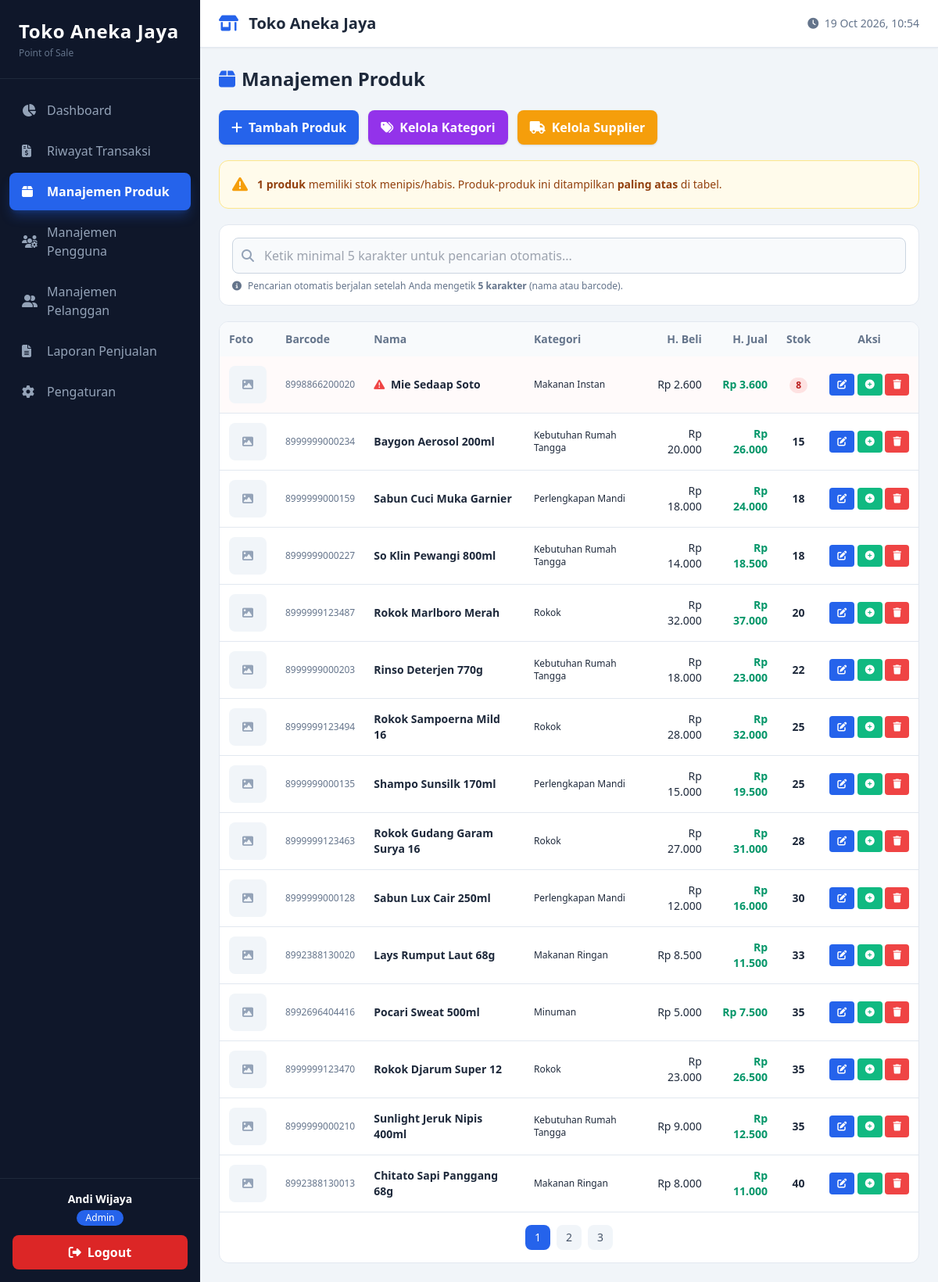
/pages/admin/products.php (signed in), run on the app's committed database.
### tables this page shows
CREATE TABLE `products` (
  `id` int(11) NOT NULL,
  `barcode` varchar(50) DEFAULT NULL,
  `name` varchar(200) NOT NULL,
  `category_id` int(11) DEFAULT NULL,
  `supplier_id` int(11) DEFAULT NULL,
  `purchase_price` decimal(15,2) NOT NULL,
  `selling_price` decimal(15,2) NOT NULL,
  `stock` int(11) NOT NULL DEFAULT 0,
  `min_stock` int(11) NOT NULL DEFAULT 5,
  `unit` varchar(20) DEFAULT 'Pcs',
  `photo` varchar(255) DEFAULT NULL,
  `created_at` datetime DEFAULT current_timestamp(),
  `updated_at` datetime DEFAULT current_timestamp() ON UPDATE current_timestamp()
);

CREATE TABLE `categories` (
  `id` int(11) NOT NULL,
  `name` varchar(100) NOT NULL,
  `description` text DEFAULT NULL
);

### config/database.php (called while the page is built, shortened)
<?php
$host = 'localhost';
$username = 'root';
$password = '';
$database = 'minimarket';
try {
    $db = new PDO("mysql:host=$host;dbname=$database;charset=utf8mb4", $username, $password);
    $db->setAttribute(PDO::ATTR_ERRMODE, PDO::ERRMODE_EXCEPTION);
    $db->setAttribute(PDO::ATTR_DEFAULT_FETCH_MODE, PDO::FETCH_ASSOC);
    $db->exec("SET time_zone = '+07:00'");
} catch (PDOException $e) {
    die("Koneksi gagal: " . $e->getMessage());
}
function getSetting($key) {
    global $db;
    static $cache = [];
    $stmt = $db->prepare("SELECT setting_value FROM settings WHERE setting_key = :key");
    $stmt->execute(['key' => $key]);
    $row = $stmt->fetch();
    $cache[$key] = $row ? $row['setting_value'] : null;
    return $cache[$key];
}
$app_name = getSetting('app_name') ?: 'MiniPOS';
$theme = getSetting('theme') ?: 'light';
?>

### pages/admin/products.php (the view, shortened to what this page needs)
<?php
include '../../includes/header.php';
$search = trim($_GET['search'] ?? '');
$page = max(1, (int)($_GET['page'] ?? 1));
$limit = 15;
$offset = ($page - 1) * $limit;
$where = ''; $params = [];
$count_stmt = $db->prepare("SELECT COUNT(*) FROM products p $where");
$count_stmt->execute($params);
$total_products = $count_stmt->fetchColumn();
$total_pages = ceil($total_products / $limit);
$stmt = $db->prepare("
    SELECT p.*, c.name as category_name, s.name as supplier_name
    FROM products p
    LEFT JOIN categories c ON p.category_id = c.id
    LEFT JOIN suppliers s ON p.supplier_id = s.id
    $where
    ORDER BY (p.stock <= p.min_stock) DESC, p.stock ASC, p.name ASC
    LIMIT :limit OFFSET :offset
");
$stmt->bindValue(':limit', $limit, PDO::PARAM_INT);
$stmt->bindValue(':offset', $offset, PDO::PARAM_INT);
$stmt->execute();
$products = $stmt->fetchAll();
function rp($n) { return 'Rp ' . number_format($n, 0, ',', '.'); }
?>
<h1 class="text-2xl font-bold mb-6"><i class="fas fa-box text-primary mr-2"></i>Manajemen Produk</h1>
<div class="flex flex-wrap gap-3 mb-5">
    <button onclick="openProductModal('add')" class="px-4 py-2.5 bg-primary hover:bg-blue-700 text-white font-semibold rounded-lg shadow transition">
        <i class="fas fa-plus mr-2"></i>Tambah Produk
    </button>
    <button onclick="document.getElementById('catModal').classList.remove('hidden')" class="px-4 py-2.5 bg-purple-600 hover:bg-purple-700 text-white font-semibold rounded-lg shadow transition">
        <i class="fas fa-tags mr-2"></i>Kelola Kategori
    </button>
    <button onclick="document.getElementById('supModal').classList.remove('hidden')" class="px-4 py-2.5 bg-amber-500 hover:bg-amber-600 text-white font-semibold rounded-lg shadow transition">
        <i class="fas fa-truck mr-2"></i>Kelola Supplier
    </button>
</div>
<?php
$low_stock_count = $db->query("SELECT COUNT(*) FROM products WHERE stock <= min_stock")->fetchColumn();
if ($low_stock_count > 0):
?>
<div class="bg-amber-50 dark:bg-amber-900/20 border border-amber-200 dark:border-amber-800 rounded-xl p-4 mb-5 flex items-center gap-3">
    <i class="fas fa-exclamation-triangle text-amber-500 text-xl"></i>
    <div class="text-sm text-amber-800 dark:text-amber-300">
        <b><?= $low_stock_count ?> produk</b> memiliki stok menipis/habis. Produk-produk ini ditampilkan <b>paling atas</b> di tabel.
    </div>
</div>
<?php endif; ?>
<div class="bg-white dark:bg-slate-900 rounded-xl border border-slate-200 dark:border-slate-800 p-4 mb-5">
    <div class="flex flex-wrap gap-3 items-center">
        <div class="relative flex-1 min-w-[200px]">
            <input type="text" id="searchInput"
                   value="<?= htmlspecialchars($search) ?>"
                   placeholder="Ketik minimal 5 karakter untuk pencarian otomatis..."
                   autocomplete="off"
                   class="w-full px-4 py-2.5 pl-10 pr-10 rounded-lg border border-slate-300 dark:border-slate-700 bg-slate-50 dark:bg-slate-800 focus:ring-2 focus:ring-primary outline-none">
            <i class="fas fa-search absolute left-3 top-1/2 -translate-y-1/2 text-slate-400"></i>
        </div>
    </div>
    <div class="mt-2 text-xs text-slate-500 flex items-center gap-2">
        <i class="fas fa-info-circle"></i>
        <span id="searchHint">
            <?php if ($search): ?>
                Menampilkan hasil untuk: <b>"<?= htmlspecialchars($search) ?>"</b> (<span id="totalCount"><?= $total_products ?></span> produk ditemukan)
            <?php else: ?>
                Pencarian otomatis berjalan setelah Anda mengetik <b>5 karakter</b> (nama atau barcode).
            <?php endif; ?>
        </span>
    </div>
</div>
<div class="bg-white dark:bg-slate-900 rounded-xl border border-slate-200 dark:border-slate-800 overflow-hidden">
    <div class="overflow-x-auto">
        <table class="w-full text-sm">
            <thead class="bg-slate-50 dark:bg-slate-800 text-left text-slate-500">
                <tr>
                    <th class="p-3">Foto</th>
                    <th class="p-3">Barcode</th>
                    <th class="p-3">Nama</th>
                    <th class="p-3">Kategori</th>
                    <th class="p-3 text-right">H. Beli</th>
                    <th class="p-3 text-right">H. Jual</th>
                    <th class="p-3 text-center">Stok</th>
                    <th class="p-3 text-center">Aksi</th>
                </tr>
            </thead>
            <tbody id="productsTableBody" class="divide-y divide-slate-200 dark:divide-slate-800">
                <?php if (empty($products)): ?>
                    <tr><td colspan="8" class="p-8 text-center text-slate-400"><?= $search ? 'Produk tidak ditemukan' : 'Belum ada produk' ?></td></tr>
                <?php else: foreach ($products as $p): ?>
                    <?php $is_low = $p['stock'] <= $p['min_stock']; ?>
                    <tr class="hover:bg-slate-50 dark:hover:bg-slate-800/50 <?= $is_low ? 'bg-red-50/40 dark:bg-red-900/10' : '' ?>">
                        <td class="p-3">
                            <?php if ($p['photo'] && file_exists(__DIR__ . '/../../' . $p['photo'])): ?>
                                <img src="../../<?= htmlspecialchars($p['photo']) ?>" alt="foto" class="w-12 h-12 object-cover rounded-lg border border-slate-200 dark:border-slate-700">
                            <?php else: ?>
                                <div class="w-12 h-12 rounded-lg bg-slate-100 dark:bg-slate-800 flex items-center justify-center text-slate-400">
                                    <i class="fas fa-image"></i>
                                </div>
                            <?php endif; ?>
                        </td>
                        <td class="p-3 text-xs text-slate-500"><?= htmlspecialchars($p['barcode'] ?: '-') ?></td>
                        <td class="p-3 font-semibold">
                            <?php if ($is_low): ?><i class="fas fa-exclamation-triangle text-red-500 mr-1"></i><?php endif; ?>
                            <?= htmlspecialchars($p['name']) ?>
                        </td>
                        <td class="p-3 text-xs"><?= htmlspecialchars($p['category_name'] ?: '-') ?></td>
                        <td class="p-3 text-right"><?= rp($p['purchase_price']) ?></td>
                        <td class="p-3 text-right font-semibold text-emerald-600"><?= rp($p['selling_price']) ?></td>
                        <td class="p-3 text-center">
                            <?php if ($is_low): ?>
                                <span class="inline-block px-2 py-0.5 rounded-full bg-red-100 dark:bg-red-900/40 text-red-700 dark:text-red-400 font-bold text-xs">
                                    <?= $p['stock'] ?>
                                </span>
                            <?php else: ?>
                                <span class="font-semibold"><?= $p['stock'] ?></span>
                            <?php endif; ?>
                        </td>
                        <td class="p-3 text-center whitespace-nowrap"><?= renderActions($p) ?></td>
                    </tr>
                <?php endforeach; endif; ?>
            </tbody>
        </table>
    </div>
    <div id="paginationContainer" class="p-4 border-t border-slate-200 dark:border-slate-800">
        <?php if ($total_pages > 1): ?>
            <div class="flex justify-center gap-2">
                <?php for ($i = 1; $i <= $total_pages; $i++): ?>
                    <button onclick="loadPage(<?= $i ?>)" data-page="<?= $i ?>"
                            class="page-btn px-3 py-1.5 rounded-lg text-sm <?= $i == $page ? 'bg-primary text-white' : 'bg-slate-100 dark:bg-slate-800 hover:bg-slate-200 text-slate-600 dark:text-slate-300' ?>">
                        <?= $i ?>
                    </button>
                <?php endfor; ?>
            </div>
        <?php endif; ?>
    </div>
</div>
<?php
function renderActions($p) {
    $data = htmlspecialchars(json_encode($p, JSON_HEX_APOS | JSON_HEX_QUOT), ENT_QUOTES);
    $name = addslashes($p['name']);
    $unit = addslashes($p['unit'] ?: 'Pcs');
    return <<<HTML
<button onclick='openProductModal("edit", {$data})' class="px-2.5 py-1.5 bg-primary text-white rounded text-xs hover:bg-blue-700">
    <i class="fas fa-edit"></i>
</button>
<button onclick="openStockModal({$p['id']}, '{$name}', {$p['stock']}, '{$unit}')" class="px-2.5 py-1.5 bg-emerald-500 text-white rounded text-xs hover:bg-emerald-600" title="Sesuaikan Stok">
    <i class="fas fa-plus-circle"></i>
</button>
<button onclick="deleteProduct({$p['id']}, '{$name}')" class="px-2.5 py-1.5 bg-red-500 text-white rounded text-xs hover:bg-red-600">
    <i class="fas fa-trash"></i>
</button>
HTML;
}
?>
<?php include '../../includes/footer.php'; ?>

### includes/header.php (shortened to what this page needs)
<?php
require_once __DIR__ . '/../config/database.php';
$full_name = $_SESSION['full_name'];
$role_name = $_SESSION['role_name'];
$menus = ($role_name == 'Admin') ? [
    ['label' => 'Dashboard', 'icon' => 'fa-chart-pie', 'link' => 'dashboard.php'],
    ['label' => 'Riwayat Transaksi', 'icon' => 'fa-file-invoice-dollar', 'link' => 'transactions.php'],
    ['label' => 'Manajemen Produk', 'icon' => 'fa-box', 'link' => 'products.php'],
    ['label' => 'Manajemen Pengguna', 'icon' => 'fa-users-cog', 'link' => 'users.php'],
    ['label' => 'Manajemen Pelanggan', 'icon' => 'fa-user-friends', 'link' => 'customers.php'],
    ['label' => 'Laporan Penjualan', 'icon' => 'fa-file-alt', 'link' => 'reports.php'],
    ['label' => 'Pengaturan', 'icon' => 'fa-cog', 'link' => 'settings.php'],
] : [
    ['label' => 'Dashboard', 'icon' => 'fa-chart-pie', 'link' => 'dashboard.php'],
    ['label' => 'Kasir / Transaksi', 'icon' => 'fa-shopping-cart', 'link' => 'pos.php'],
    ['label' => 'Riwayat Transaksi', 'icon' => 'fa-receipt', 'link' => 'history_transactions.php'],
];
$current_page = basename($_SERVER['PHP_SELF']);
$is_dark = ($theme === 'dark');
?>
<!DOCTYPE html>
<html lang="id" class="<?= $is_dark ? 'dark' : '' ?>">
<head>
    <script src="https://cdn.tailwindcss.com"></script>
    <link rel="stylesheet" href="https://cdnjs.cloudflare.com/ajax/libs/font-awesome/6.4.0/css/all.min.css">
</head>
<body class="bg-slate-100 dark:bg-slate-950 text-slate-800 dark:text-slate-100 min-h-screen">
<aside id="sidebar" class="fixed top-0 left-0 h-full w-64 bg-slate-900 text-slate-300 z-50 -translate-x-full lg:translate-x-0 transition-transform duration-300 flex flex-col">
    <div class="px-6 py-6 border-b border-slate-800">
        <div class="text-2xl font-extrabold text-white tracking-wide"><?= htmlspecialchars($app_name) ?></div>
        <div class="text-xs text-slate-500 mt-1">Point of Sale</div>
    </div>
    <nav class="flex-1 overflow-y-auto sidebar-scroll py-4 px-3">
        <?php foreach ($menus as $menu): ?>
            <a href="<?= $menu['link'] ?>"
               class="flex items-center gap-3 px-4 py-3 rounded-lg mb-1 transition
                      <?= $current_page == $menu['link']
                          ? 'bg-primary text-white font-semibold shadow-lg shadow-primary/30'
                          : 'hover:bg-slate-800 text-slate-400 hover:text-white' ?>">
                <i class="fas <?= $menu['icon'] ?> w-5"></i>
                <span><?= $menu['label'] ?></span>
            </a>
        <?php endforeach; ?>
    </nav>
    <div class="border-t border-slate-800 p-4">
        <div class="text-center mb-3">
            <div class="font-semibold text-white text-sm"><?= htmlspecialchars($full_name) ?></div>
            <span class="inline-block mt-1 px-3 py-0.5 text-xs rounded-full bg-primary text-white"><?= $role_name ?></span>
        </div>
        <a href="../../logout.php" class="flex items-center justify-center gap-2 w-full py-2.5 rounded-lg bg-red-600 hover:bg-red-700 text-white font-semibold transition">
            <i class="fas fa-sign-out-alt"></i> Logout
        </a>
    </div>
</aside>
<div class="lg:ml-64 min-h-screen">
    <header class="sticky top-0 z-30 bg-white dark:bg-slate-900 border-b border-slate-200 dark:border-slate-800 px-4 md:px-6 py-4 flex items-center justify-between shadow-sm">
        <div class="flex items-center gap-3">
            <h1 class="text-lg md:text-xl font-bold">
                <i class="fas fa-store-alt text-primary mr-2"></i>
                <?= htmlspecialchars($app_name) ?>
            </h1>
        </div>
        <div class="text-xs md:text-sm text-slate-500 dark:text-slate-400">
            <i class="fas fa-clock mr-1"></i> <?= date('d M Y, H:i') ?>
        </div>
    </header>
    <main class="p-4 md:p-6 page-content">

### includes/footer.php (shortened to what this page needs)
    </main>
</div>
</body>
</html>

### includes/header.php (style rules this page uses)
body { font-family: 'Segoe UI', system-ui, sans-serif; }
.page-content { animation: fadeIn 0.3s ease; }

### data on the page
products: barcode "8998866200020", name "Mie Sedaap Soto", category.name "Makanan Instan", purchase_price "Rp 2.600", selling_price "Rp 3.600", stock "8"
products: barcode "8999999000234", name "Baygon Aerosol 200ml", category.name "Kebutuhan Rumah Tangga", purchase_price "Rp 20.000", selling_price "Rp 26.000", stock "15"
products: barcode "8999999000159", name "Sabun Cuci Muka Garnier", category.name "Perlengkapan Mandi", purchase_price "Rp 18.000", selling_price "Rp 24.000", stock "18"
products: barcode "8999999000227", name "So Klin Pewangi 800ml", category.name "Kebutuhan Rumah Tangga", purchase_price "Rp 14.000", selling_price "Rp 18.500", stock "18"
products: barcode "8999999123487", name "Rokok Marlboro Merah", category.name "Rokok", purchase_price "Rp 32.000", selling_price "Rp 37.000", stock "20"
products: barcode "8999999000203", name "Rinso Deterjen 770g", category.name "Kebutuhan Rumah Tangga", purchase_price "Rp 18.000", selling_price "Rp 23.000", stock "22"
products: barcode "8999999123494", name "Rokok Sampoerna Mild 16", category.name "Rokok", purchase_price "Rp 28.000", selling_price "Rp 32.000", stock "25"
products: barcode "8999999000135", name "Shampo Sunsilk 170ml", category.name "Perlengkapan Mandi", purchase_price "Rp 15.000", selling_price "Rp 19.500", stock "25"
products: barcode "8999999123463", name "Rokok Gudang Garam Surya 16", category.name "Rokok", purchase_price "Rp 27.000", selling_price "Rp 31.000", stock "28"
products: barcode "8999999000128", name "Sabun Lux Cair 250ml", category.name "Perlengkapan Mandi", purchase_price "Rp 12.000", selling_price "Rp 16.000", stock "30"
products: barcode "8992388130020", name "Lays Rumput Laut 68g", category.name "Makanan Ringan", purchase_price "Rp 8.500", selling_price "Rp 11.500", stock "33"
products: barcode "8992696404416", name "Pocari Sweat 500ml", category.name "Minuman", purchase_price "Rp 5.000", selling_price "Rp 7.500", stock "35"
products: barcode "8999999123470", name "Rokok Djarum Super 12", category.name "Rokok", purchase_price "Rp 23.000", selling_price "Rp 26.500", stock "35"
products: barcode "8999999000210", name "Sunlight Jeruk Nipis 400ml", category.name "Kebutuhan Rumah Tangga", purchase_price "Rp 9.000", selling_price "Rp 12.500", stock "35"
products: barcode "8992388130013", name "Chitato Sapi Panggang 68g", category.name "Makanan Ringan", purchase_price "Rp 8.000", selling_price "Rp 11.000", stock "40"

### other printed values
$app_name "Toko Aneka Jaya"
$menu['label'] "Dashboard"
$menu['label'] "Riwayat Transaksi"
$menu['label'] "Manajemen Produk"
$menu['label'] "Manajemen Pengguna"
$menu['label'] "Manajemen Pelanggan"
$menu['label'] "Laporan Penjualan"
$menu['label'] "Pengaturan"
$full_name "Andi Wijaya"
$role_name "Admin"
$low_stock_count "1"
